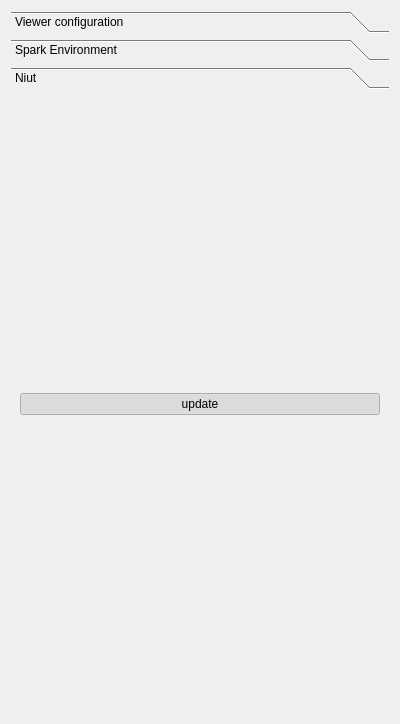
<?xml version="1.0" encoding="UTF-8"?>
<ui version="4.0">
 <class>ParamWidget</class>
 <widget class="QWidget" name="ParamWidget">
  <property name="geometry">
   <rect>
    <x>0</x>
    <y>0</y>
    <width>400</width>
    <height>724</height>
   </rect>
  </property>
  <property name="windowTitle">
   <string>Form</string>
  </property>
  <layout class="QVBoxLayout" name="verticalLayout_2">
   <item>
    <widget class="QToolBox" name="toolBox">
     <property name="sizePolicy">
      <sizepolicy hsizetype="Preferred" vsizetype="Preferred">
       <horstretch>0</horstretch>
       <verstretch>0</verstretch>
      </sizepolicy>
     </property>
     <property name="currentIndex">
      <number>2</number>
     </property>
     <widget class="QWidget" name="page_13">
      <property name="geometry">
       <rect>
        <x>0</x>
        <y>0</y>
        <width>393</width>
        <height>597</height>
       </rect>
      </property>
      <attribute name="label">
       <string>Viewer configuration</string>
      </attribute>
      <layout class="QVBoxLayout" name="verticalLayout_38">
       <item>
        <widget class="QWidget" name="widget" native="true">
         <layout class="QHBoxLayout" name="horizontalLayout_2">
          <item>
           <widget class="QCheckBox" name="checkBox">
            <property name="text">
             <string>show menu bar</string>
            </property>
           </widget>
          </item>
          <item>
           <widget class="QPushButton" name="pushButtonLoadSettings">
            <property name="text">
             <string>Load Settings</string>
            </property>
           </widget>
          </item>
          <item>
           <widget class="QPushButton" name="pushButtonSaveSettings">
            <property name="text">
             <string>Save Settings</string>
            </property>
           </widget>
          </item>
         </layout>
        </widget>
       </item>
       <item>
        <widget class="QCheckBox" name="switchSparkView">
         <property name="text">
          <string>Switch Spark View</string>
         </property>
        </widget>
       </item>
       <item>
        <widget class="QScrollArea" name="scrollAreaViewer">
         <property name="horizontalScrollBarPolicy">
          <enum>Qt::ScrollBarAlwaysOff</enum>
         </property>
         <property name="widgetResizable">
          <bool>true</bool>
         </property>
         <widget class="QWidget" name="scrollAreaWidgetContents">
          <property name="geometry">
           <rect>
            <x>0</x>
            <y>0</y>
            <width>357</width>
            <height>575</height>
           </rect>
          </property>
          <layout class="QVBoxLayout" name="verticalLayout">
           <item>
            <widget class="QWidget" name="widgetViewer" native="true">
             <layout class="QVBoxLayout" name="verticalLayout_39">
              <property name="margin">
               <number>0</number>
              </property>
              <item>
               <widget class="QGroupBox" name="threeDGroupBox">
                <property name="title">
                 <string>3D Model</string>
                </property>
                <layout class="QGridLayout" name="gridLayout_19">
                 <item row="0" column="0">
                  <widget class="QCheckBox" name="checkBoxBB">
                   <property name="text">
                    <string>Bounding Boxes</string>
                   </property>
                  </widget>
                 </item>
                 <item row="1" column="0">
                  <widget class="QCheckBox" name="checkBoxGhosts">
                   <property name="text">
                    <string>Ghosts</string>
                   </property>
                  </widget>
                 </item>
                 <item row="0" column="1">
                  <widget class="QCheckBox" name="checkBoxJoints">
                   <property name="text">
                    <string>Joints</string>
                   </property>
                  </widget>
                 </item>
                 <item row="1" column="1">
                  <widget class="QCheckBox" name="checkBoxEnableLight">
                   <property name="text">
                    <string>Light Model</string>
                   </property>
                  </widget>
                 </item>
                 <item row="2" column="0">
                  <widget class="QCheckBox" name="checkBoxDrawGoto">
                   <property name="text">
                    <string>Draw GoTo conf</string>
                   </property>
                   <property name="checked">
                    <bool>false</bool>
                   </property>
                  </widget>
                 </item>
                 <item row="2" column="1">
                  <widget class="QCheckBox" name="checkBoxColorCost">
                   <property name="text">
                    <string>Color cost</string>
                   </property>
                  </widget>
                 </item>
                </layout>
               </widget>
              </item>
              <item>
               <widget class="QGroupBox" name="sceneGroupBox">
                <property name="title">
                 <string>Scene</string>
                </property>
                <layout class="QGridLayout" name="gridLayout_20">
                 <item row="1" column="0">
                  <widget class="QCheckBox" name="checkBoxFloor">
                   <property name="text">
                    <string>Floor</string>
                   </property>
                  </widget>
                 </item>
                 <item row="4" column="0">
                  <widget class="QCheckBox" name="checkBoxTiles">
                   <property name="text">
                    <string>Tiles</string>
                   </property>
                  </widget>
                 </item>
                 <item row="4" column="1">
                  <widget class="QCheckBox" name="checkBoxShadows">
                   <property name="text">
                    <string>Shadow</string>
                   </property>
                  </widget>
                 </item>
                 <item row="6" column="1">
                  <widget class="QCheckBox" name="checkBoxAxis">
                   <property name="text">
                    <string>Axis</string>
                   </property>
                  </widget>
                 </item>
                 <item row="1" column="1">
                  <widget class="QCheckBox" name="checkBoxSmooth">
                   <property name="text">
                    <string>Smooth</string>
                   </property>
                  </widget>
                 </item>
                 <item row="5" column="1">
                  <widget class="QCheckBox" name="checkBoxFilaire">
                   <property name="text">
                    <string>Filaire</string>
                   </property>
                  </widget>
                 </item>
                 <item row="5" column="0">
                  <widget class="QCheckBox" name="checkBoxWalls">
                   <property name="text">
                    <string>Walls</string>
                   </property>
                  </widget>
                 </item>
                 <item row="6" column="0">
                  <widget class="QCheckBox" name="checkBoxContour">
                   <property name="text">
                    <string>Contours</string>
                   </property>
                  </widget>
                 </item>
                </layout>
               </widget>
              </item>
              <item>
               <widget class="QGroupBox" name="lightGroupBox">
                <property name="title">
                 <string>Light</string>
                </property>
                <layout class="QGridLayout" name="gridLayout_25">
                 <property name="leftMargin">
                  <number>0</number>
                 </property>
                 <item row="1" column="0">
                  <widget class="QWidget" name="widgetLightSliders_5" native="true">
                   <property name="sizePolicy">
                    <sizepolicy hsizetype="Preferred" vsizetype="Preferred">
                     <horstretch>0</horstretch>
                     <verstretch>0</verstretch>
                    </sizepolicy>
                   </property>
                   <layout class="QGridLayout" name="gridLayout_47">
                    <property name="leftMargin">
                     <number>0</number>
                    </property>
                    <property name="topMargin">
                     <number>0</number>
                    </property>
                    <property name="rightMargin">
                     <number>0</number>
                    </property>
                    <item row="0" column="0">
                     <widget class="QDoubleSpinBox" name="doubleSpinBoxLightX"/>
                    </item>
                    <item row="0" column="2">
                     <widget class="QSlider" name="horizontalSliderLightX">
                      <property name="maximum">
                       <number>1000</number>
                      </property>
                      <property name="orientation">
                       <enum>Qt::Horizontal</enum>
                      </property>
                     </widget>
                    </item>
                    <item row="1" column="0">
                     <widget class="QDoubleSpinBox" name="doubleSpinBoxLightY"/>
                    </item>
                    <item row="0" column="1">
                     <widget class="QLabel" name="label_X">
                      <property name="text">
                       <string>X</string>
                      </property>
                     </widget>
                    </item>
                    <item row="1" column="1">
                     <widget class="QLabel" name="label_Y">
                      <property name="text">
                       <string>Y</string>
                      </property>
                     </widget>
                    </item>
                    <item row="1" column="2">
                     <widget class="QSlider" name="horizontalSliderLightY">
                      <property name="maximum">
                       <number>1000</number>
                      </property>
                      <property name="orientation">
                       <enum>Qt::Horizontal</enum>
                      </property>
                     </widget>
                    </item>
                    <item row="2" column="0">
                     <widget class="QDoubleSpinBox" name="doubleSpinBoxLightZ"/>
                    </item>
                    <item row="2" column="1">
                     <widget class="QLabel" name="label_Z">
                      <property name="text">
                       <string>Z</string>
                      </property>
                     </widget>
                    </item>
                    <item row="2" column="2">
                     <widget class="QSlider" name="horizontalSliderLightZ">
                      <property name="maximum">
                       <number>1000</number>
                      </property>
                      <property name="orientation">
                       <enum>Qt::Horizontal</enum>
                      </property>
                     </widget>
                    </item>
                   </layout>
                  </widget>
                 </item>
                 <item row="0" column="0">
                  <widget class="QCheckBox" name="checkBoxDrawLightSource">
                   <property name="text">
                    <string>Draw Light Source</string>
                   </property>
                  </widget>
                 </item>
                </layout>
               </widget>
              </item>
              <item>
               <widget class="QWidget" name="widgetLightButtons" native="true">
                <layout class="QVBoxLayout" name="verticalLayout_40">
                 <item>
                  <widget class="QPushButton" name="pushButtonRestoreLight">
                   <property name="text">
                    <string>Restore Light</string>
                   </property>
                  </widget>
                 </item>
                 <item>
                  <widget class="QPushButton" name="pushButtonSaveVideo">
                   <property name="text">
                    <string>save video</string>
                   </property>
                   <property name="checkable">
                    <bool>true</bool>
                   </property>
                  </widget>
                 </item>
                </layout>
               </widget>
              </item>
              <item>
               <widget class="QPushButton" name="pushButtonRestoreView">
                <property name="sizePolicy">
                 <sizepolicy hsizetype="Minimum" vsizetype="Fixed">
                  <horstretch>0</horstretch>
                  <verstretch>0</verstretch>
                 </sizepolicy>
                </property>
                <property name="text">
                 <string>Restore View</string>
                </property>
               </widget>
              </item>
              <item>
               <spacer name="verticalSpacer">
                <property name="orientation">
                 <enum>Qt::Vertical</enum>
                </property>
                <property name="sizeHint" stdset="0">
                 <size>
                  <width>20</width>
                  <height>40</height>
                 </size>
                </property>
               </spacer>
              </item>
             </layout>
            </widget>
           </item>
          </layout>
         </widget>
        </widget>
       </item>
      </layout>
     </widget>
     <widget class="QWidget" name="page_14">
      <property name="geometry">
       <rect>
        <x>0</x>
        <y>0</y>
        <width>128</width>
        <height>168</height>
       </rect>
      </property>
      <attribute name="label">
       <string>Spark Environment</string>
      </attribute>
      <layout class="QVBoxLayout" name="verticalLayout_41">
       <item>
        <widget class="QLineEdit" name="sparkStatusLineEdit">
         <property name="text">
          <string>not updating</string>
         </property>
         <property name="frame">
          <bool>false</bool>
         </property>
         <property name="alignment">
          <set>Qt::AlignCenter</set>
         </property>
         <property name="readOnly">
          <bool>true</bool>
         </property>
        </widget>
       </item>
       <item>
        <widget class="QCheckBox" name="sparkCheckBox">
         <property name="enabled">
          <bool>true</bool>
         </property>
         <property name="sizePolicy">
          <sizepolicy hsizetype="Preferred" vsizetype="Fixed">
           <horstretch>0</horstretch>
           <verstretch>0</verstretch>
          </sizepolicy>
         </property>
         <property name="text">
          <string>refresh</string>
         </property>
         <property name="checked">
          <bool>false</bool>
         </property>
        </widget>
       </item>
       <item>
        <widget class="QLabel" name="sparkPosterlabel">
         <property name="text">
          <string>Poster name:</string>
         </property>
        </widget>
       </item>
       <item>
        <widget class="QLineEdit" name="sparkPosterLineEdit">
         <property name="sizePolicy">
          <sizepolicy hsizetype="Preferred" vsizetype="Fixed">
           <horstretch>0</horstretch>
           <verstretch>0</verstretch>
          </sizepolicy>
         </property>
         <property name="text">
          <string>sparkEnvironment</string>
         </property>
         <property name="frame">
          <bool>true</bool>
         </property>
        </widget>
       </item>
       <item>
        <widget class="QPushButton" name="sparkSaveSceBut">
         <property name="text">
          <string>Save scenario</string>
         </property>
        </widget>
       </item>
       <item>
        <spacer name="sparkVerticalSpacer">
         <property name="orientation">
          <enum>Qt::Vertical</enum>
         </property>
         <property name="sizeHint" stdset="0">
          <size>
           <width>20</width>
           <height>40</height>
          </size>
         </property>
        </spacer>
       </item>
      </layout>
     </widget>
     <widget class="QWidget" name="page_15">
      <property name="geometry">
       <rect>
        <x>0</x>
        <y>0</y>
        <width>382</width>
        <height>613</height>
       </rect>
      </property>
      <attribute name="label">
       <string>Niut</string>
      </attribute>
      <layout class="QVBoxLayout" name="verticalLayout_42">
       <item>
        <widget class="QPushButton" name="pushButtonNiutUpdate">
         <property name="text">
          <string>update</string>
         </property>
         <property name="checkable">
          <bool>true</bool>
         </property>
         <property name="checked">
          <bool>true</bool>
         </property>
        </widget>
       </item>
      </layout>
     </widget>
    </widget>
   </item>
  </layout>
 </widget>
 <resources/>
 <connections/>
</ui>
